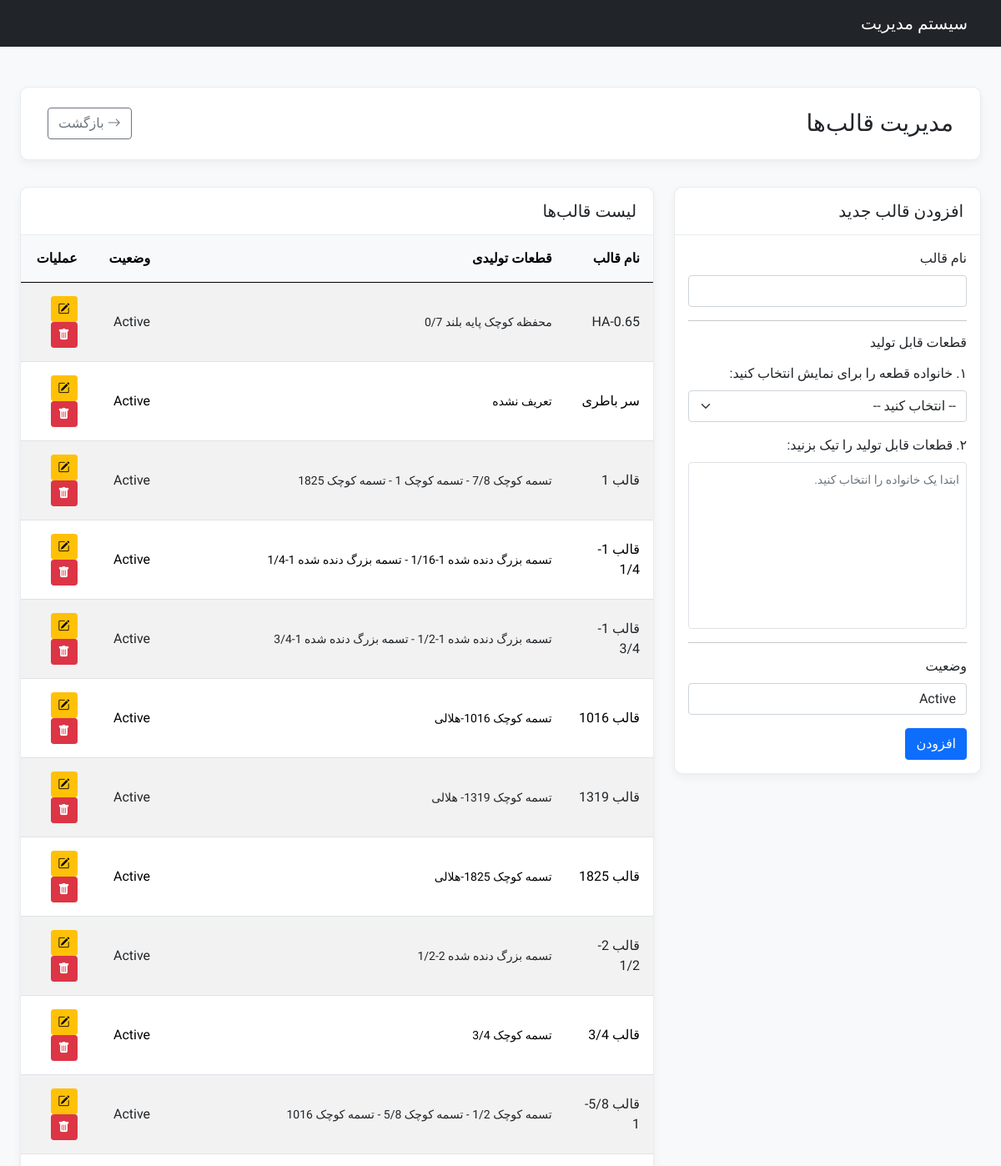
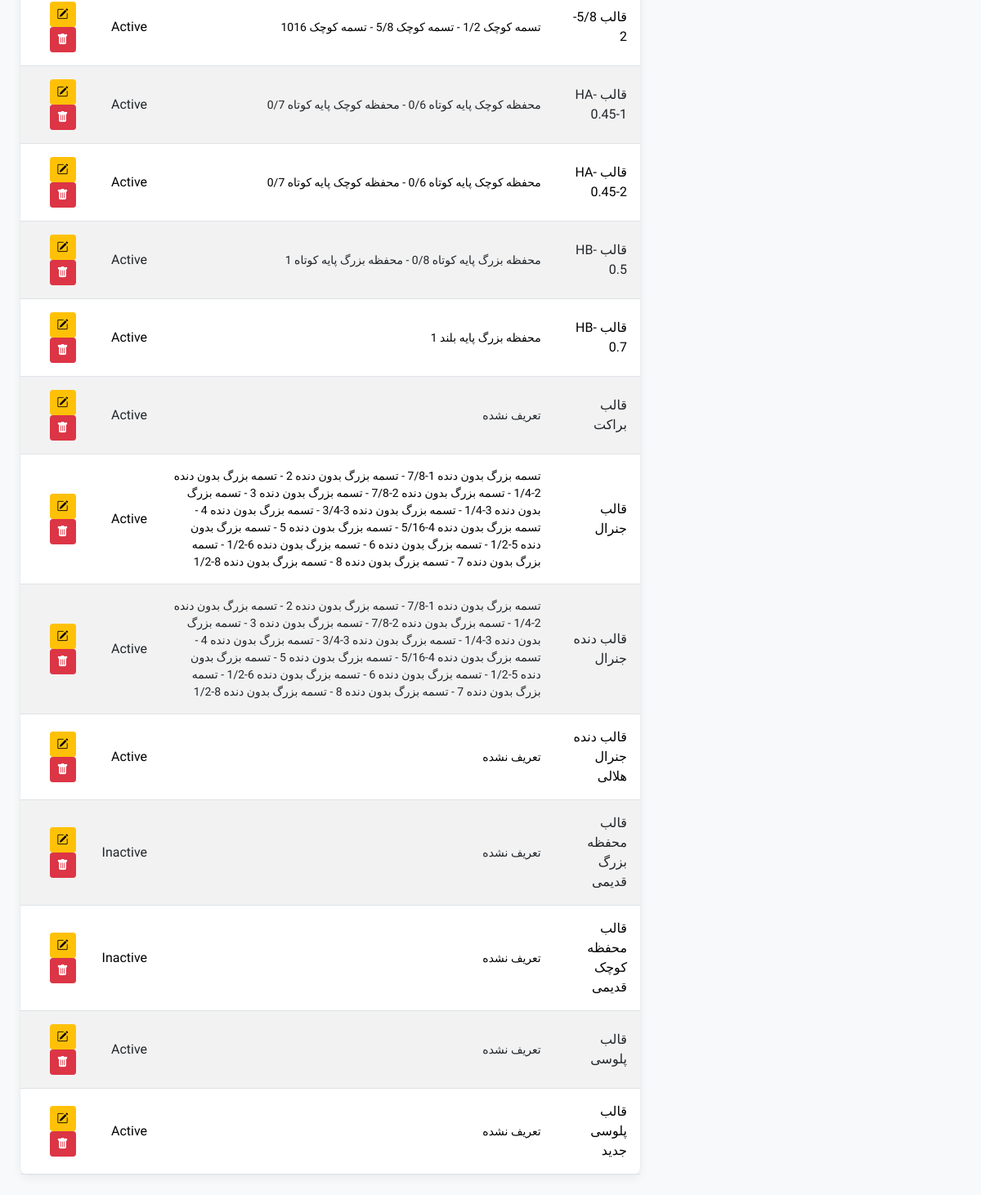
/modules/base_info/molds.php, run on the app's committed database (2 pictures, top to bottom).
### tables this page shows
CREATE TABLE `tbl_molds` (
  `MoldID` int(11) NOT NULL,
  `MoldName` varchar(255) NOT NULL,
  `Status` varchar(50) DEFAULT 'Active'
);

### config/crud_helpers.php (called while the page is built, shortened)
<?php
function find_all(PDO $pdo, string $sql, array $params = []): array
{
    try {
        $stmt = $pdo->prepare($sql);
        $stmt->execute($params);
        return $stmt->fetchAll(PDO::FETCH_ASSOC);
    } catch (PDOException $e) {
        error_log("Error in find_all: " . $e->getMessage() . " | SQL: " . $sql . " | Params: " . print_r($params, true));
        return [];
    }
}
?>

### modules/base_info/molds.php (the view, shortened to what this page needs)
<?php
require_once __DIR__ . '/../../config/db.php';
$editMode = false;
$itemToEdit = null;
$items = find_all($pdo, "
    SELECT
        m.*,
        GROUP_CONCAT(p.PartName SEPARATOR ' - ') as ProducibleParts
    FROM " . TABLE_NAME_MOLDS . " m
    LEFT JOIN tbl_mold_producible_parts mpp ON m.MoldID = mpp.MoldID
    LEFT JOIN tbl_parts p ON mpp.PartID = p.PartID
    GROUP BY m.MoldID
    ORDER BY m.MoldName
");
include __DIR__ . '/../../templates/header.php';
?>
<div class="page-header d-flex justify-content-between align-items-center">
    <h1 class="h3 mb-0">مدیریت قالب‌ها</h1>
    <a href="<?php echo BASE_URL; ?>modules/base_info/machinery_dashboard.php" class="btn btn-outline-secondary"><i class="bi bi-arrow-right"></i> بازگشت</a>
</div>
<div class="row">
    <div class="col-lg-4">
        <div class="card content-card">
            <div class="card-header"><h5 class="mb-0"><?php echo $editMode ? 'ویرایش قالب' : 'افزودن قالب جدید'; ?></h5></div>
            <div class="card-body">
                <form method="POST" action="molds.php">
                    <div class="mb-3">
                        <label for="mold_name" class="form-label">نام قالب</label>
                        <input type="text" class="form-control" id="mold_name" name="mold_name" value="<?php echo htmlspecialchars($itemToEdit['MoldName'] ?? ''); ?>" required>
                    </div>
                    <hr>
                    <h6 class="mb-3">قطعات قابل تولید</h6>
                    <div class="mb-3">
                        <label for="family_id_selector" class="form-label">۱. خانواده قطعه را برای نمایش انتخاب کنید:</label>
                        <select class="form-select" id="family_id_selector">
                            <option value="">-- انتخاب کنید --</option>
                        </select>
                    </div>
                    <div class="mb-3">
                        <label class="form-label">۲. قطعات قابل تولید را تیک بزنید:</label>
                        <div id="parts-checkbox-container" class="border rounded p-2" style="height: 200px; overflow-y: auto;">
                            <small class="text-muted">ابتدا یک خانواده را انتخاب کنید.</small>
                        </div>
                    </div>
                     <hr>
                    <div class="mb-3">
                        <label for="status" class="form-label">وضعیت</label>
                        <input type="text" class="form-control" id="status" name="status" value="<?php echo htmlspecialchars($itemToEdit['Status'] ?? 'Active'); ?>">
                    </div>
                    <button type="submit" class="btn <?php echo $editMode ? 'btn-success' : 'btn-primary'; ?>"><?php echo $editMode ? 'بروزرسانی' : 'افزودن'; ?></button>
                </form>
            </div>
        </div>
    </div>
    <div class="col-lg-8">
        <div class="card content-card">
            <div class="card-header"><h5 class="mb-0">لیست قالب‌ها</h5></div>
            <div class="card-body p-0">
                <div class="table-responsive">
                    <table class="table table-striped table-hover mb-0">
                        <thead><tr><th class="p-3">نام قالب</th><th class="p-3">قطعات تولیدی</th><th class="p-3">وضعیت</th><th class="p-3">عملیات</th></tr></thead>
                        <tbody>
                            <?php foreach ($items as $item): ?>
                            <tr>
                                <td class="p-3"><?php echo htmlspecialchars($item['MoldName']); ?></td>
                                <td class="p-3 small"><?php echo htmlspecialchars($item['ProducibleParts'] ?? 'تعریف نشده'); ?></td>
                                <td class="p-3"><?php echo htmlspecialchars($item['Status']); ?></td>
                                <td class="p-3">
                                    <a href="?edit_id=<?php echo $item[PRIMARY_KEY_MOLDS]; ?>" class="btn btn-warning btn-sm" title="ویرایش"><i class="bi bi-pencil-square"></i></a>
                                    <button type="button" class="btn btn-danger btn-sm" data-bs-toggle="modal" data-bs-target="#deleteModal<?php echo $item[PRIMARY_KEY_MOLDS]; ?>" title="حذف"><i class="bi bi-trash-fill"></i></button>
                                </td>
                            </tr>
                            <?php endforeach; ?>
                        </tbody>
                    </table>
                </div>
            </div>
        </div>
    </div>
</div>
<?php include __DIR__ . '/../../templates/footer.php'; ?>

### assets/css/style.css (style rules this page uses)
body { font-family: 'Vazirmatn', sans-serif; background-color: #f4f7f9; }
.page-header { background-color: #ffffff; padding: 1.5rem 2rem; border-radius: 10px; margin-bottom: 2rem; box-shadow: 0 4px 12px rgba(0,0,0,0.05); border: 1px solid #e9ecef; }
.content-card { border: 1px solid #e9ecef; border-radius: 10px; box-shadow: 0 4px 12px rgba(0,0,0,0.05); background-color: #ffffff; }
.content-card .card-header { background-color: transparent; border-bottom: 1px solid #e9ecef; font-weight: 600; font-size: 1.1rem; padding: 1rem 1.25rem; }
.table th { font-weight: 600; white-space: nowrap; background-color: #f8f9fa; }
.table td { vertical-align: middle; }

### data on the page
tbl_molds: MoldName "HA-0.65", ProducibleParts "محفظه کوچک پایه بلند 0/7", Status "Active"
tbl_molds: MoldName "سر باطری", ProducibleParts "تعریف نشده", Status "Active"
tbl_molds: MoldName "قالب 1", ProducibleParts "تسمه کوچک 7/8 - تسمه کوچک 1 - تسمه کوچک 1825", Status "Active"
tbl_molds: MoldName "قالب 1-1/4", ProducibleParts "تسمه بزرگ دنده شده 1-1/16 - تسمه بزرگ دنده شده 1-1/4", Status "Active"
tbl_molds: MoldName "قالب 1-3/4", ProducibleParts "تسمه بزرگ دنده شده 1-1/2 - تسمه بزرگ دنده شده 1-3/4", Status "Active"
tbl_molds: MoldName "قالب 1016", ProducibleParts "تسمه کوچک 1016-هلالی", Status "Active"
tbl_molds: MoldName "قالب 1319", ProducibleParts "تسمه کوچک 1319- هلالی", Status "Active"
tbl_molds: MoldName "قالب 1825", ProducibleParts "تسمه کوچک 1825-هلالی", Status "Active"
tbl_molds: MoldName "قالب 2-1/2", ProducibleParts "تسمه بزرگ دنده شده 2-1/2", Status "Active"
tbl_molds: MoldName "قالب 3/4", ProducibleParts "تسمه کوچک 3/4", Status "Active"
tbl_molds: MoldName "قالب 5/8-1", ProducibleParts "تسمه کوچک 1/2 - تسمه کوچک 5/8 - تسمه کوچک 1016", Status "Active"
tbl_molds: MoldName "قالب 5/8-2", ProducibleParts "تسمه کوچک 1/2 - تسمه کوچک 5/8 - تسمه کوچک 1016", Status "Active"
tbl_molds: MoldName "قالب HA-0.45-1", ProducibleParts "محفظه کوچک پایه کوتاه 0/6 - محفظه کوچک پایه کوتاه 0/7", Status "Active"
tbl_molds: MoldName "قالب HA-0.45-2", ProducibleParts "محفظه کوچک پایه کوتاه 0/6 - محفظه کوچک پایه کوتاه 0/7", Status "Active"
tbl_molds: MoldName "قالب HB-0.5", ProducibleParts "محفظه بزرگ پایه کوتاه 0/8 - محفظه بزرگ پایه کوتاه 1", Status "Active"
tbl_molds: MoldName "قالب HB-0.7", ProducibleParts "محفظه بزرگ پایه بلند 1", Status "Active"
tbl_molds: MoldName "قالب براکت", ProducibleParts "تعریف نشده", Status "Active"
tbl_molds: MoldName "قالب جنرال", ProducibleParts "تسمه بزرگ بدون دنده 1-7/8 - تسمه بزرگ بدون دنده 2 - تسمه بزرگ بدون دنده 2-1/4 - تسمه بزرگ بدون دنده 2-7/8 - تسمه بزرگ بدون دنده 3 - تسمه بزرگ بدون دنده 3-1/4 - تسمه بزرگ بدون دنده 3-3/4 - تسمه بزرگ بدون دنده 4 - تسمه بزرگ بدون دنده 4-5/16 - تسمه بزرگ بدون دنده 5 - تسمه بزرگ بدون دنده 5-1/2 - تسمه بزرگ بدون دنده 6 - تسمه بزرگ بدون دنده 6-1/2 - تسمه بزرگ بدون دنده 7 - تسمه بزرگ بدون دنده 8 - تسمه بزرگ بدون دنده 8-1/2", Status "Active"
tbl_molds: MoldName "قالب دنده جنرال", ProducibleParts "تسمه بزرگ بدون دنده 1-7/8 - تسمه بزرگ بدون دنده 2 - تسمه بزرگ بدون دنده 2-1/4 - تسمه بزرگ بدون دنده 2-7/8 - تسمه بزرگ بدون دنده 3 - تسمه بزرگ بدون دنده 3-1/4 - تسمه بزرگ بدون دنده 3-3/4 - تسمه بزرگ بدون دنده 4 - تسمه بزرگ بدون دنده 4-5/16 - تسمه بزرگ بدون دنده 5 - تسمه بزرگ بدون دنده 5-1/2 - تسمه بزرگ بدون دنده 6 - تسمه بزرگ بدون دنده 6-1/2 - تسمه بزرگ بدون دنده 7 - تسمه بزرگ بدون دنده 8 - تسمه بزرگ بدون دنده 8-1/2", Status "Active"
tbl_molds: MoldName "قالب دنده جنرال هلالی", ProducibleParts "تعریف نشده", Status "Active"
tbl_molds: MoldName "قالب محفظه بزرگ قدیمی", ProducibleParts "تعریف نشده", Status "Inactive"
tbl_molds: MoldName "قالب محفظه کوچک قدیمی", ProducibleParts "تعریف نشده", Status "Inactive"
tbl_molds: MoldName "قالب پلوسی", ProducibleParts "تعریف نشده", Status "Active"
tbl_molds: MoldName "قالب پلوسی جدید", ProducibleParts "تعریف نشده", Status "Active"
